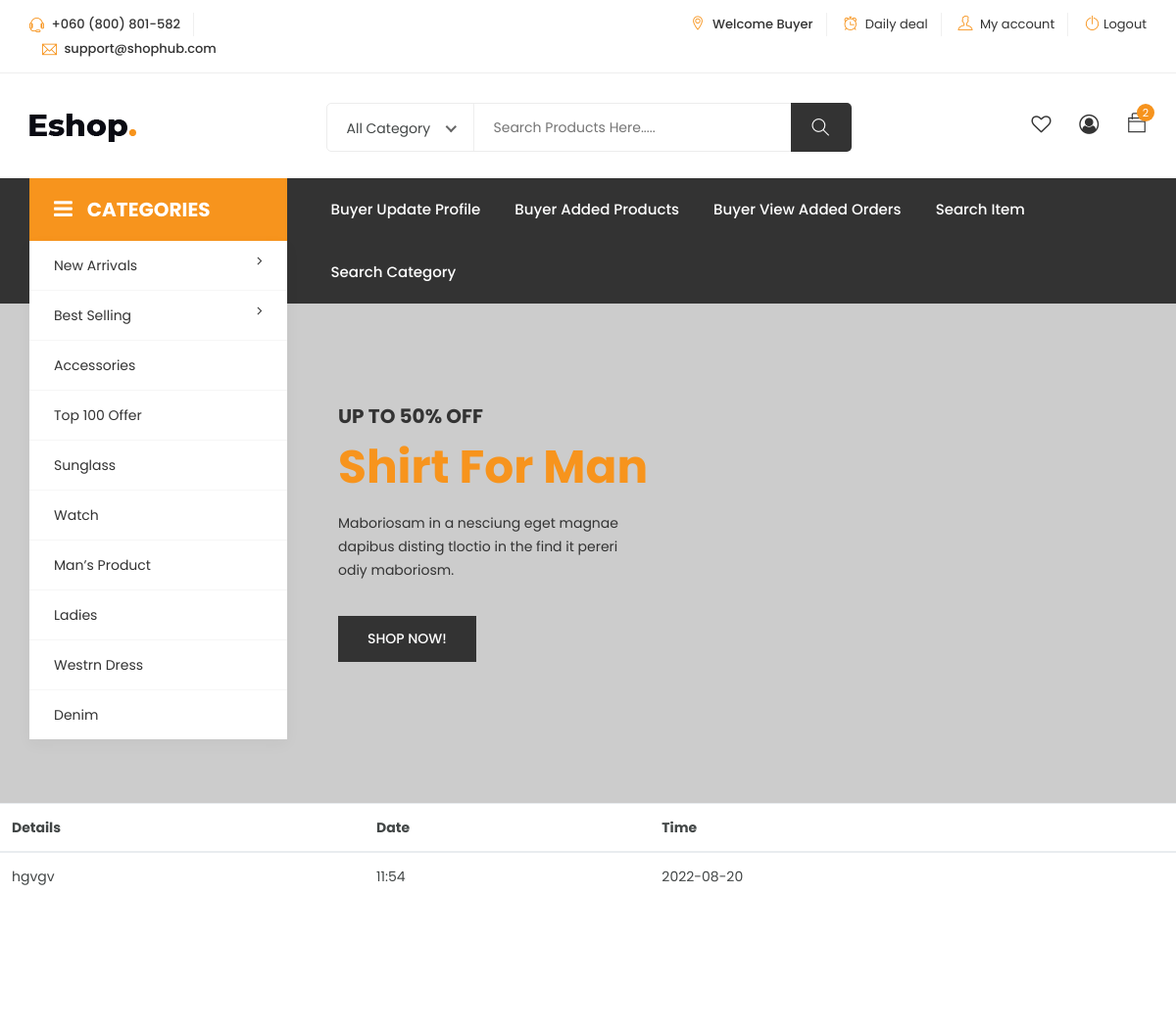
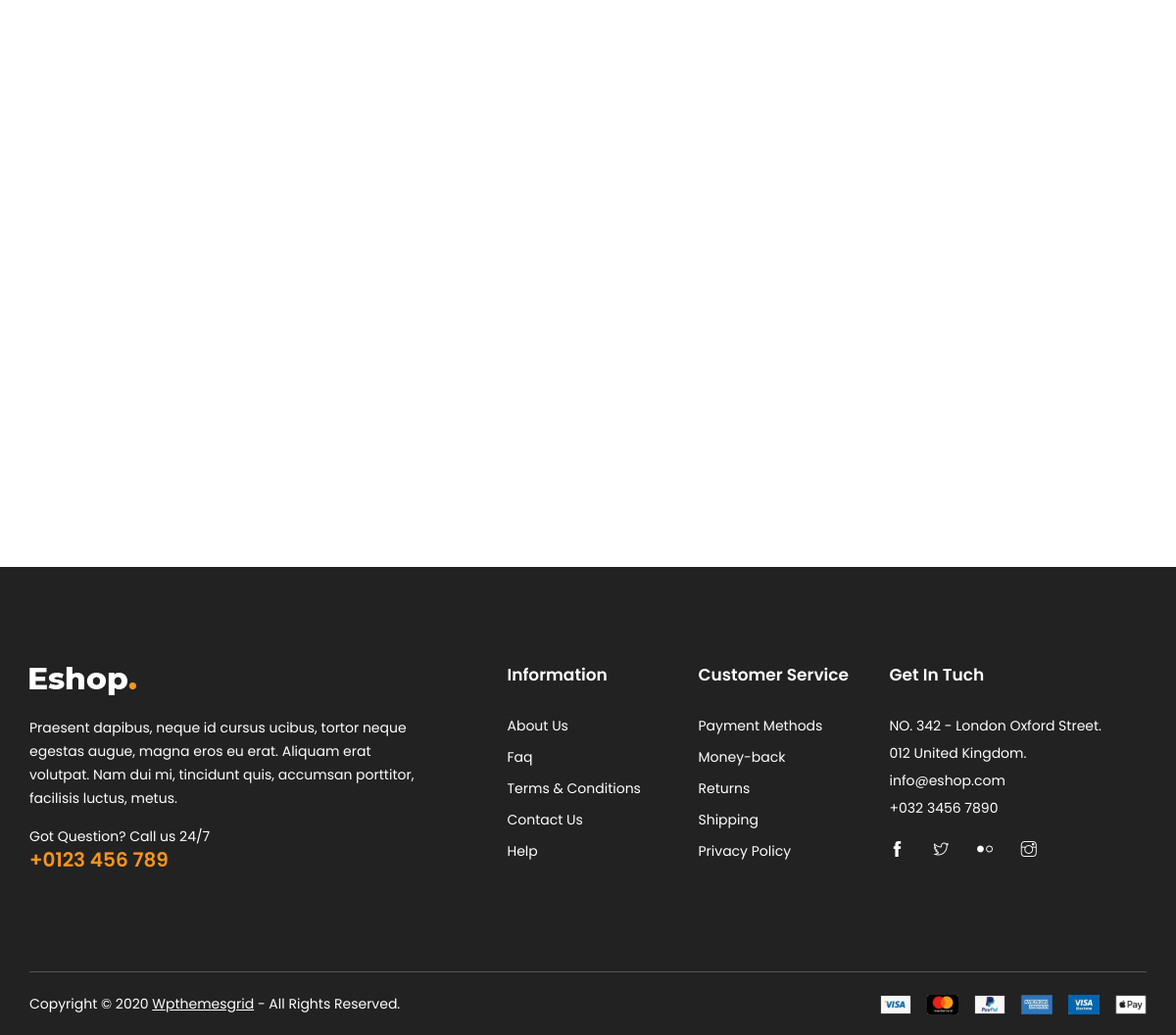
/viewtrackingdetails2/, run on the app's committed database (2 pictures, top to bottom).
### seller/models.py (models this page shows)
class track_tb(models.Model):
    orderid=models.ForeignKey('buyer.order_tb',on_delete=models.CASCADE)
    details=models.CharField(max_length=20)
    date=models.CharField(max_length=20)
    time=models.CharField(max_length=20)

### buyer/views.py (the view)
# urls.py: path('viewtrackingdetails<int:id>/',buyerview.viewtrackingdetails,name='viewtrackingdetails'),
def viewtrackingdetails(request,id):
    buyersview=track_tb.objects.filter(id=id)
    return render(request,'viewtrackingdetails.html',{'buyersview':buyersview})

### templates/viewtrackingdetails.html (shortened to what this page needs)
<!DOCTYPE html>
<html lang="zxx">
<head>
	<link rel="stylesheet" href="/static/eshop/css/bootstrap.css">
    <link rel="stylesheet" href="/static/eshop/css/magnific-popup.min.css">
    <link rel="stylesheet" href="/static/eshop/css/font-awesome.css">
	<link rel="stylesheet" href="/static/eshop/css/jquery.fancybox.min.css">
    <link rel="stylesheet" href="/static/eshop/css/themify-icons.css">
    <link rel="stylesheet" href="/static/eshop/css/niceselect.css">
    <link rel="stylesheet" href="/static/eshop/css/animate.css">
    <link rel="stylesheet" href="/static/eshop/css/flex-slider.min.css">
    <link rel="stylesheet" href="/static/eshop/css/owl-carousel.css">
    <link rel="stylesheet" href="/static/eshop/css/slicknav.min.css">
	<link rel="stylesheet" href="/static/eshop/css/reset.css">
	<link rel="stylesheet" href="/static/eshop/style.css">
    <link rel="stylesheet" href="/static/eshop/css/responsive.css">
</head>
<body class="js">
	<header class="header shop">
		<div class="topbar">
			<div class="container">
				<div class="row">
					<div class="col-lg-4 col-md-12 col-12">
						<div class="top-left">
							<ul class="list-main">
								<li><i class="ti-headphone-alt"></i> +060 (800) 801-582</li>
								<li><i class="ti-email"></i> support@shophub.com</li>
							</ul>
						</div>
					</div>
					<div class="col-lg-8 col-md-12 col-12">
						<div class="right-content">
							<ul class="list-main">
								<li><i class="ti-location-pin"></i> Welcome Buyer </li>
								<li><i class="ti-alarm-clock"></i> <a href="#">Daily deal</a></li>
								<li><i class="ti-user"></i> <a href="#">My account</a></li>
								<li><i class="ti-power-off"></i><a href="{% url 'logout' %}">Logout</a></li>
							</ul>
						</div>
					</div>
				</div>
			</div>
		</div>
		<div class="middle-inner">
			<div class="container">
				<div class="row">
					<div class="col-lg-2 col-md-2 col-12">
						<div class="logo">
							<a href="index.html"><img src="/static/eshop/images/logo.png" alt="logo"></a>
						</div>
					</div>
					<div class="col-lg-8 col-md-7 col-12">
						<div class="search-bar-top">
							<div class="search-bar">
								<form>
									<input name="search" placeholder="Search Products Here....." type="search">
									<button class="btnn"><i class="ti-search"></i></button>
								</form>
							</div>
						</div>
					</div>
					<div class="col-lg-2 col-md-3 col-12">
						<div class="right-bar">
							<div class="sinlge-bar">
								<a href="#" class="single-icon"><i class="fa fa-heart-o" aria-hidden="true"></i></a>
							</div>
							<div class="sinlge-bar">
								<a href="#" class="single-icon"><i class="fa fa-user-circle-o" aria-hidden="true"></i></a>
							</div>
							<div class="sinlge-bar shopping">
								<a href="#" class="single-icon"><i class="ti-bag"></i> <span class="total-count">2</span></a>
							</div>
						</div>
					</div>
				</div>
			</div>
		</div>
		<div class="header-inner">
			<div class="container">
				<div class="cat-nav-head">
					<div class="row">
						<div class="col-lg-3">
							<div class="all-category">
								<h3 class="cat-heading"><i class="fa fa-bars" aria-hidden="true"></i>CATEGORIES</h3>
								<ul class="main-category">
									<li><a href="#">New Arrivals <i class="fa fa-angle-right" aria-hidden="true"></i></a>
									</li>
									<li class="main-mega"><a href="#">best selling <i class="fa fa-angle-right" aria-hidden="true"></i></a>
									</li>
									<li><a href="#">accessories</a></li>
									<li><a href="#">top 100 offer</a></li>
									<li><a href="#">sunglass</a></li>
									<li><a href="#">watch</a></li>
									<li><a href="#">man’s product</a></li>
									<li><a href="#">ladies</a></li>
									<li><a href="#">westrn dress</a></li>
									<li><a href="#">denim </a></li>
								</ul>
							</div>
						</div>
						<div class="col-lg-9 col-12">
							<div class="menu-area">
								<nav class="navbar navbar-expand-lg">
									<div class="navbar-collapse">
										<div class="nav-inner">
											<ul class="nav main-menu menu navbar-nav">
													<li><a href="{% url 'buyerupdateprofile' %}">Buyer Update Profile</a></li>
													<li><a href="{% url 'buyerviewaddedproducts' %}">Buyer Added Products</a></li>
													<li><a href="{% url 'buyerviewaddedorders' %}">Buyer View Added Orders</a></li>
													<li><a href="{% url 'searchitem' %}">Search Item</a></li>
													<li><a href="{% url 'searchbycategory' %}">Search Category</a></li>
												</ul>
										</div>
									</div>
								</nav>
							</div>
						</div>
					</div>
				</div>
			</div>
		</div>
	</header>
	<section class="hero-slider">
		<div class="single-slider">
			<div class="container">
				<div class="row no-gutters">
					<div class="col-lg-9 offset-lg-3 col-12">
						<div class="text-inner">
							<div class="row">
								<div class="col-lg-7 col-12">
									<div class="hero-text">
										<h1><span>UP TO 50% OFF </span>Shirt For Man</h1>
										<p>Maboriosam in a nesciung eget magnae <br> dapibus disting tloctio in the find it pereri <br> odiy maboriosm.</p>
										<div class="button">
											<a href="#" class="btn">Shop Now!</a>
										</div>
									</div>
								</div>
							</div>
						</div>
					</div>
				</div>
			</div>
		</div>
	</section>
<table class="table table-hover table-fixed">
  <thead>
    <tr>
			<th>Details</th>
		<th>Date</th>
		<th>Time</th>
    </tr>
  </thead>
  <tbody>
{% for v in  buyersview %}
    <tr>
			<td>{{v.details}}</td>
		<td>{{v.time}}</td>
		<td>{{v.date}}</td>
			{% endfor %}
	</tr>
  </tbody>
</table>
	<footer class="footer">
		<div class="footer-top section">
			<div class="container">
				<div class="row">
					<div class="col-lg-5 col-md-6 col-12">
						<div class="single-footer about">
							<div class="logo">
								<a href="index.html"><img src="/static/eshop/images/logo2.png" alt="#"></a>
							</div>
							<p class="text">Praesent dapibus, neque id cursus ucibus, tortor neque egestas augue,  magna eros eu erat. Aliquam erat volutpat. Nam dui mi, tincidunt quis, accumsan porttitor, facilisis luctus, metus.</p>
							<p class="call">Got Question? Call us 24/7<span><a href="tel:123456789">+0123 456 789</a></span></p>
						</div>
					</div>
					<div class="col-lg-2 col-md-6 col-12">
						<div class="single-footer links">
							<h4>Information</h4>
							<ul>
								<li><a href="#">About Us</a></li>
								<li><a href="#">Faq</a></li>
								<li><a href="#">Terms & Conditions</a></li>
								<li><a href="#">Contact Us</a></li>
								<li><a href="#">Help</a></li>
							</ul>
						</div>
					</div>
					<div class="col-lg-2 col-md-6 col-12">
						<div class="single-footer links">
							<h4>Customer Service</h4>
							<ul>
								<li><a href="#">Payment Methods</a></li>
								<li><a href="#">Money-back</a></li>
								<li><a href="#">Returns</a></li>
								<li><a href="#">Shipping</a></li>
								<li><a href="#">Privacy Policy</a></li>
							</ul>
						</div>
					</div>
					<div class="col-lg-3 col-md-6 col-12">
						<div class="single-footer social">
							<h4>Get In Tuch</h4>
							<div class="contact">
								<ul>
									<li>NO. 342 - London Oxford Street.</li>
									<li>012 United Kingdom.</li>
									<li>info@eshop.com</li>
									<li>+032 3456 7890</li>
								</ul>
							</div>
							<ul>
								<li><a href="#"><i class="ti-facebook"></i></a></li>
								<li><a href="#"><i class="ti-twitter"></i></a></li>
								<li><a href="#"><i class="ti-flickr"></i></a></li>
								<li><a href="#"><i class="ti-instagram"></i></a></li>
							</ul>
						</div>
					</div>
				</div>
			</div>
		</div>
		<div class="copyright">
			<div class="container">
				<div class="inner">
					<div class="row">
						<div class="col-lg-6 col-12">
							<div class="left">
								<p>Copyright © 2020 <a href="http://www.wpthemesgrid.com" target="_blank">Wpthemesgrid</a>  -  All Rights Reserved.</p>
							</div>
						</div>
						<div class="col-lg-6 col-12">
							<div class="right">
								<img src="/static/eshop/images/payments.png" alt="#">
							</div>
						</div>
					</div>
				</div>
			</div>
		</div>
	</footer>
</body>
</html>

### data on the page
track_tb: details "hgvgv", time "11:54", date "2022-08-20"
